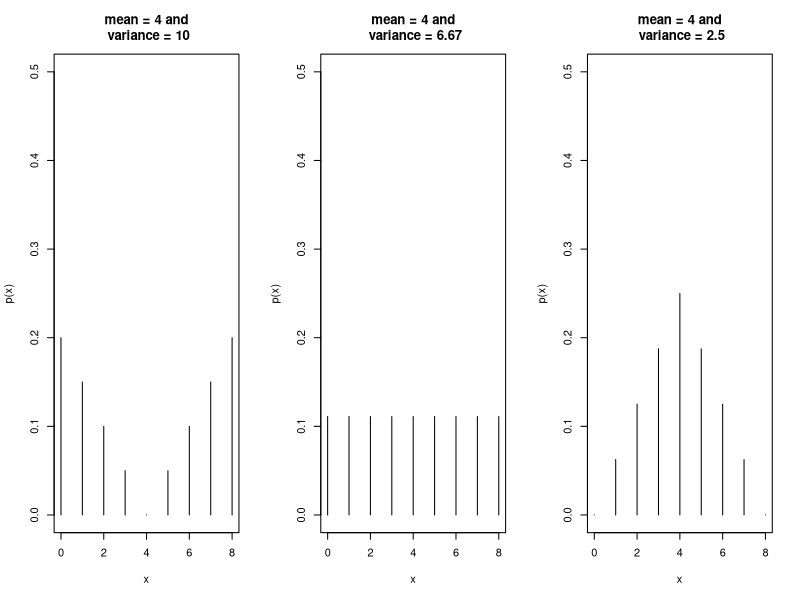

Source code (R):
opar <- par(mfrow=c(1,3))

x <- 0:8
p <- c(4, 3, 2, 1, 0, 1, 2, 3, 4)/20
plot(x, p, type="h", ylim=c(0,.5), xlab="x", ylab="p(x)",
  main=paste("mean =", sum(x*p), "and\n variance =", round(sum((x-sum(x*p))^2*p), 2)))

x <- 0:8
p <- rep(1/9, 9)
plot(x, p, type="h", ylim=c(0,.5), xlab="x", ylab="p(x)",
  main=paste("mean =", sum(x*p), "and\n variance =", round(sum((x-sum(x*p))^2*p), 2)))
  
x <- 0:8
p <- c(0:4, 3:0)/16
plot(x, p, type="h", ylim=c(0,.5), xlab="x", ylab="p(x)",
  main=paste("mean =", sum(x*p), "and\n variance =", round(sum((x-sum(x*p))^2*p), 2)))

#x <- 0:8
#p <- c(0, 0, 1, 4, 9, 4, 1, 0, 0)/19
#plot(x, p, type="h", ylim=c(0,.5), xlab="x", ylab="p(x)",
#  main=paste("mean =", sum(x*p), "and\n  variance =", round(sum((x-sum(x*p))^2*p), 2)))

par(opar)
